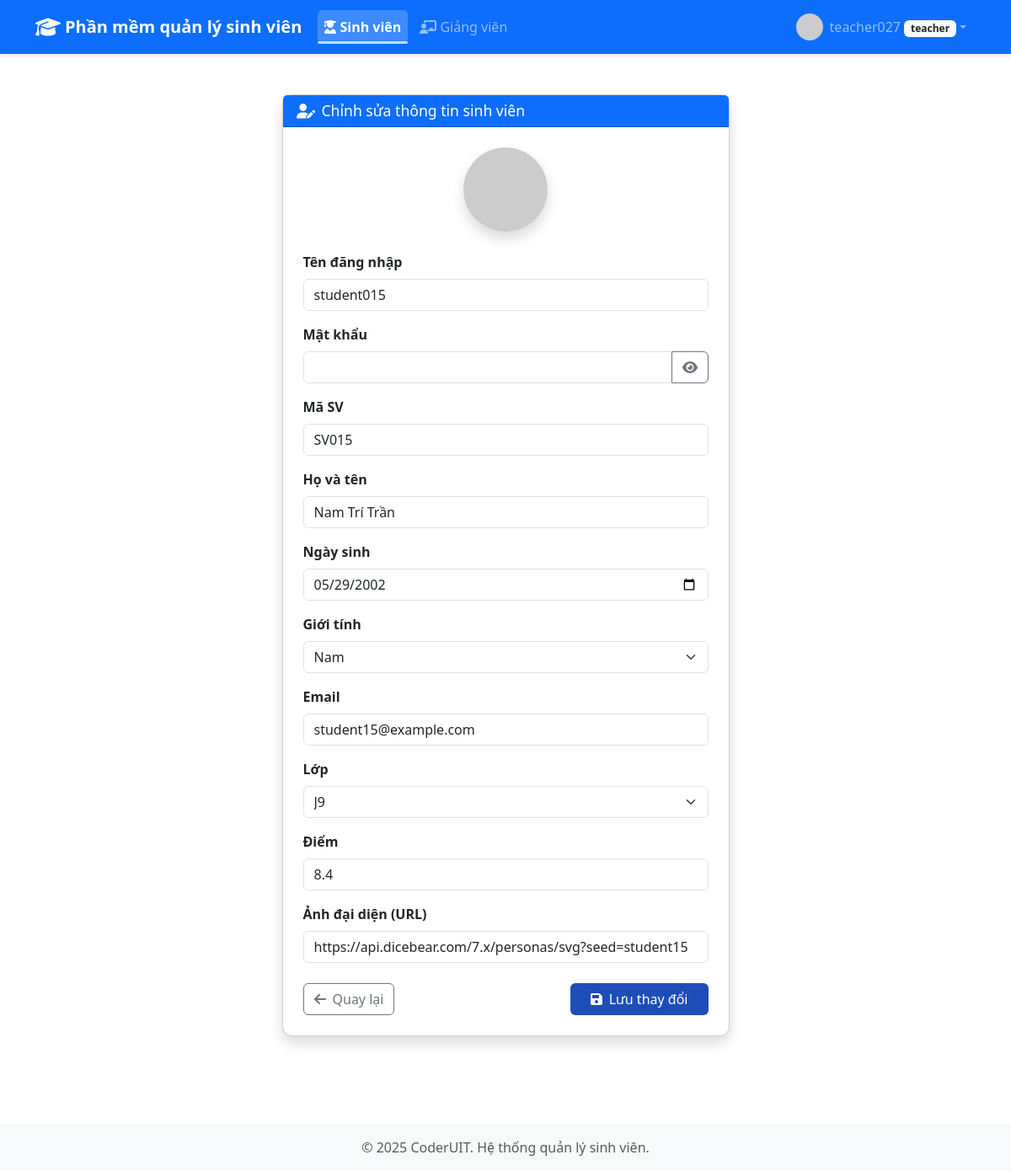
Screenshot of /students/42/edit (signed in) with the database file from the repository.
### app/models.py (models this page shows, shortened)
class User(db.Model, UserMixin):
    id = db.Column(db.Integer, primary_key=True)
    username = db.Column(db.String(64), unique=True, nullable=False)
    password_hash = db.Column(db.String(128), nullable=False)
    role = db.Column(db.String(20), nullable=False)
    email = db.Column(db.String(100), unique=True)
    fullname = db.Column(db.String(100))
    phone = db.Column(db.String(20))
    birthdate = db.Column(db.Date)
    gender = db.Column(db.String(10))
    avatar = db.Column(db.String(255))
    teacher_code = db.Column(db.String(20), unique=True)
    student_code = db.Column(db.String(20), unique=True)
    class_id = db.Column(db.Integer, db.ForeignKey('class.id'))
    score = db.Column(db.Float)
    updated_at = db.Column(db.DateTime, default=datetime.utcnow, onupdate=datetime.utcnow)
    reset_password_token = db.Column(db.String(128))
    reset_password_expires = db.Column(db.DateTime)
    classes = db.relationship('Class', secondary=teacher_class, backref='teachers')

### app/students/routes.py (the view, shortened to what this page needs)
@students_bp.route('/<int:id>/edit', methods=['GET', 'POST'])
@login_required
def edit_student(id):
    student = User.query.filter_by(id=id, role='student').first_or_404()
    if not can_manage_student(student):
        flash('Bạn không có quyền sửa thông tin sinh viên này', 'danger')
        return redirect(url_for('students.student_list'))
    form = StudentForm(obj=student)
    form.student_id = student.id
    return render_template('students/edit.html', form=form, student=student)

### app/forms.py (shortened to what this page needs)
class StudentForm(FlaskForm):
    username = StringField('Tên đăng nhập', validators=[DataRequired(), Length(min=4, max=64)])
    password = PasswordField('Mật khẩu', validators=[Optional(), strong_password])
    student_code = StringField('Mã SV', validators=[DataRequired(), Length(min=2, max=20)])
    fullname = StringField('Họ và tên', validators=[DataRequired(), Length(max=100)])
    birthdate = DateField('Ngày sinh', validators=[Optional()])
    gender = SelectField('Giới tính', choices=[('Nam', 'Nam'), ('Nữ', 'Nữ'), ('Khác', 'Khác')], validators=[Optional()])
    email = StringField('Email', validators=[Optional(), Email(), Length(max=100)])
    class_id = SelectField('Lớp', coerce=int, validators=[DataRequired()])
    score = FloatField('Điểm', validators=[Optional(), NumberRange(min=0, max=10, message='Điểm phải từ 0 đến 10')])
    avatar = StringField('Ảnh đại diện (URL)', validators=[Optional(), Length(max=255)])
    submit = SubmitField('Lưu')
    def __init__(self, *args, **kwargs):
        super().__init__(*args, **kwargs)
        self.class_id.choices = [(c.id, c.name) for c in Class.query.order_by(Class.name).all()]

### app/__init__.py (called while the page is built)
@login_manager.user_loader
def load_user(user_id):
    from app.models import User
    return User.query.get(int(user_id))

### app/students/routes.py (called while the page is built)
def can_manage_student(student):
    if current_user.role == 'admin':
        return True
    if current_user.role == 'teacher':
        return student.class_id in [c.id for c in current_user.classes]
    return False

### app/templates/students/edit.html (shortened to what this page needs)
{% extends 'base.html' %}
{% block content %}
<div class="container mt-4" style="margin-bottom: 40px;">
    <div class="row justify-content-center">
        <div class="col-md-8 col-lg-6">
            <div class="card shadow">
                <div class="card-header bg-primary text-white">
                    <h6 class="mb-0" style="font-size:1.1rem;"><i class="fas fa-user-edit me-2" style="font-size:1.1rem;"></i>Chỉnh sửa thông tin sinh viên</h6>
                </div>
                <div class="card-body p-4">
                    <form method="POST" action="{{ url_for('students.edit_student', id=student.id) }}">
                        <div class="mb-3 text-center">
                            <img src="{{ student.avatar or 'https://api.dicebear.com/7.x/adventurer/png?seed=student' }}" class="rounded-circle shadow mb-2" width="100" height="100" alt="Avatar">
                        </div>
                        <div class="mb-3">
                            {{ form.username.label(class="form-label fw-bold") }}
                            {{ form.username(class="form-control") }}
                        </div>
                        <div class="mb-3 position-relative">
                            {{ form.password.label(class="form-label fw-bold") }}
                            <div class="input-group">
                                {{ form.password(class="form-control", type="password", id="edit-student-password") }}
                                <button type="button" class="btn btn-outline-secondary toggle-password" data-target="#edit-student-password" tabindex="-1"><i class="fas fa-eye"></i></button>
                            </div>
                        </div>
                        <div class="mb-3">
                            {{ form.student_code.label(class="form-label fw-bold") }}
                            {{ form.student_code(class="form-control", placeholder="Nhập mã sinh viên") }}
                        </div>
                        <div class="mb-3">
                            {{ form.fullname.label(class="form-label fw-bold") }}
                            {{ form.fullname(class="form-control", placeholder="Nhập họ và tên") }}
                        </div>
                        <div class="mb-3">
                            {{ form.birthdate.label(class="form-label fw-bold") }}
                            {{ form.birthdate(class="form-control", type="date") }}
                        </div>
                        <div class="mb-3">
                            {{ form.gender.label(class="form-label fw-bold") }}
                            {{ form.gender(class="form-select") }}
                        </div>
                        <div class="mb-3">
                            {{ form.email.label(class="form-label fw-bold") }}
                            {{ form.email(class="form-control", type="email", placeholder="Nhập email") }}
                        </div>
                        <div class="mb-3">
                            {{ form.class_id.label(class="form-label fw-bold") }}
                            {{ form.class_id(class="form-select") }}
                        </div>
                        <div class="mb-3">
                            {{ form.score.label(class="form-label fw-bold") }}
                            {{ form.score(class="form-control", type="number", step="0.1", placeholder="Nhập điểm") }}
                        </div>
                        <div class="mb-3">
                            {{ form.avatar.label(class="form-label fw-bold") }}
                            {{ form.avatar(class="form-control", placeholder="Nhập URL ảnh đại diện") }}
                        </div>
                        <div class="d-flex justify-content-between mt-4">
                            <a href="{{ url_for('students.student_list') }}" class="btn btn-outline-secondary">
                                <i class="fas fa-arrow-left me-2"></i>Quay lại
                            </a>
                            <button type="submit" class="btn btn-primary px-4">
                                <i class="fas fa-save me-2"></i>Lưu thay đổi
                            </button>
                        </div>
                    </form>
                </div>
            </div>
        </div>
    </div>
</div>
{% endblock %}

### app/templates/base.html (shortened to what this page needs)
<!DOCTYPE html>
<html lang="vi">
<head>
    <link href="https://cdn.jsdelivr.net/npm/bootstrap@5.3.0-alpha1/dist/css/bootstrap.min.css" rel="stylesheet">
    <link rel="stylesheet" href="https://cdnjs.cloudflare.com/ajax/libs/font-awesome/6.1.1/css/all.min.css">
    <link rel="stylesheet" href="{{ url_for('static', filename='css/styles.css') }}">
</head>
<body style="min-height: 100vh; display: flex; flex-direction: column;">
    <nav class="navbar navbar-expand-lg navbar-dark bg-primary">
        <div class="container d-flex align-items-center justify-content-between">
            <span class="navbar-brand mb-0 d-flex align-items-center">
                <i class="fas fa-graduation-cap logo-icon"></i> Phần mềm quản lý sinh viên
            </span>
            <div class="collapse navbar-collapse" id="navbarNav">
                <ul class="navbar-nav">
                    {% if current_user.is_authenticated %}
                    {% if current_user.role == 'student' %}
                        <li class="nav-item">
                            <a class="nav-link {% if request.path.startswith('/students') %}active{% endif %}" href="{{ url_for('students.student_list') }}">
                                <i class="fas fa-user-graduate"></i> Sinh viên
                            </a>
                        </li>
                    {% else %}
                        <li class="nav-item">
                            <a class="nav-link {% if request.path.startswith('/students') %}active{% endif %}" href="{{ url_for('students.student_list') }}">
                                <i class="fas fa-user-graduate"></i> Sinh viên
                            </a>
                        </li>
                        {% if current_user.role == 'admin' or current_user.role == 'teacher' %}
                        <li class="nav-item">
                            <a class="nav-link {% if request.path.startswith('/teachers') %}active{% endif %}" href="{{ url_for('teachers.teacher_list') }}">
                                <i class="fas fa-chalkboard-teacher"></i> Giảng viên
                            </a>
                        </li>
                        {% endif %}
                    {% endif %}
                    {% endif %}
                </ul>
                <ul class="navbar-nav ms-auto">
                    {% if current_user.is_authenticated %}
                    <li class="nav-item dropdown">
                        <a class="nav-link dropdown-toggle d-flex align-items-center" href="#" id="userDropdown" role="button" data-bs-toggle="dropdown" aria-expanded="false">
                            <div class="user-avatar overflow-hidden me-2">
                                {% if current_user.avatar %}
                                    <img src="{{ current_user.avatar }}" alt="avatar" style="width:32px;height:32px;object-fit:cover;border-radius:50%;">
                                {% else %}
                                    <i class="fas fa-user fa-lg"></i>
                                {% endif %}
                            </div>
                            <span>{{ current_user.username }} <small class="badge bg-light text-dark">{{ current_user.role }}</small></span>
                        </a>
                    </li>
                    {% else %}
                    <li class="nav-item">
                        <a class="nav-link" href="{{ url_for('auth.login') }}">
                            <i class="fas fa-sign-in-alt"></i> Đăng nhập
                        </a>
                    </li>
                    {% endif %}
                </ul>
            </div>
        </div>
    </nav>
    <div class="custom-container mt-4 main-content" style="flex:1;">
        {% block content %}{% endblock %}
    </div>
    <footer class="footer mt-auto py-3 bg-light text-center" style="margin-top: 48px;">
        <div class="container">
            <span class="text-muted">&copy; 2025 CoderUIT. Hệ thống quản lý sinh viên.</span>
        </div>
    </footer>
</body>
</html>

### app/static/css/styles.css (style rules this page uses)
:root { --primary-color: #1e4db7; --hover-color: #1d4ed8; --bs-font-monospace: SFMono-Regular, Menlo, Monaco, Consolas, "Liberation Mono", "Courier New", monospace; --bs-font-cabin: Cabin, sans-serif; }
.btn-primary { background-color: var(--primary-color); border: none; transition: all 0.3s ease; }
.navbar { box-shadow: 0 2px 4px rgba(0,0,0,0.1); }
.card { border-radius: 12px; transition: transform 0.2s ease; }
.footer { margin-top: 64px !important; }
.custom-container { width: 100%; max-width: 100%; margin-left: auto; margin-right: auto; padding-left: 15px; padding-right: 15px; }
@media (min-width: 576px) { .custom-container { max-width: 540px; } }
@media (min-width: 768px) { .custom-container { max-width: 720px; } }
@media (min-width: 992px) { .custom-container { max-width: 960px; } }
@media (min-width: 1200px) { .custom-container { max-width: 1140px; } }
.navbar-nav .nav-link { padding: 0.5rem 1rem; border-radius: 5px; transition: all 0.3s; margin: 0 3px; }
.navbar-nav .nav-link.active { background-color: rgba(255, 255, 255, 0.2); font-weight: 600; position: relative; }
.navbar-nav .nav-link.active::after { content: ''; position: absolute; bottom: 0; left: 0; width: 100%; height: 3px; background-color: rgba(255, 255, 255, 0.7); border-radius: 3px; }
body { overflow-x: hidden; }
.navbar { padding-top: 0.5rem; padding-bottom: 0.5rem; }
.logo-icon { font-size: 1.5rem; margin-right: 5px; vertical-align: middle; }
.navbar-brand { font-weight: 600; font-size: 1.25rem; margin-right: 1rem; }

### rows the page displays
User: username "teacher027", role "teacher"
User: username "student015", student_code "SV015", fullname "Nam Trí Trần", birthdate "05/29/2002", gender "Nam", email "student15@example.com", class_id "J9", score "8.4", avatar "https://api.dicebear.com/7.x/personas/svg?seed=student15"
